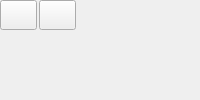
         <widget class="QWidget" name="tab_2">
          <attribute name="title">
           <string>显示数据</string>
          </attribute>
          <layout class="QVBoxLayout" name="verticalLayout_5">
           <property name="spacing">
            <number>0</number>
           </property>
           <property name="leftMargin">
            <number>0</number>
           </property>
           <property name="topMargin">
            <number>0</number>
           </property>
           <property name="rightMargin">
            <number>0</number>
           </property>
           <property name="bottomMargin">
            <number>0</number>
           </property>
           <item>
            <widget class="QWidget" name="widget_show" native="true">
             <layout class="QVBoxLayout" name="verticalLayout_9">
              <property name="spacing">
               <number>2</number>
              </property>
              <property name="leftMargin">
               <number>0</number>
              </property>
              <property name="topMargin">
               <number>0</number>
              </property>
              <property name="rightMargin">
               <number>0</number>
              </property>
              <property name="bottomMargin">
               <number>0</number>
              </property>
              <item>
               <widget class="QWidget" name="gImage" native="true">
                <property name="minimumSize">
                 <size>
                  <width>0</width>
                  <height>30</height>
                 </size>
                </property>
                <property name="maximumSize">
                 <size>
                  <width>16777215</width>
                  <height>30</height>
                 </size>
                </property>
                <property name="font">
                 <font>
                  <family>微软雅黑</family>
                  <pointsize>9</pointsize>
                 </font>
                </property>
                <layout class="QHBoxLayout" name="horizontalLayout_9" stretch="0,0,1">
                 <property name="spacing">
                  <number>2</number>
                 </property>
                 <property name="leftMargin">
                  <number>0</number>
                 </property>
                 <property name="topMargin">
                  <number>0</number>
                 </property>
                 <property name="rightMargin">
                  <number>0</number>
                 </property>
                 <property name="bottomMargin">
                  <number>0</number>
                 </property>
                 <item>
                  <widget class="QPushButton" name="btnADD_2">
                   <property name="minimumSize">
                    <size>
                     <width>30</width>
                     <height>30</height>
                    </size>
                   </property>
                   <property name="contextMenuPolicy">
                    <enum>Qt::CustomContextMenu</enum>
                   </property>
                   <property name="icon">
                    <iconset resource="../../../QApplication/saribbonresouce.qrc">
                     <normaloff>:/skin/icon/icon/icons/light/appbar.add.png</normaloff>:/skin/icon/icon/icons/light/appbar.add.png</iconset>
                   </property>
                  </widget>
                 </item>
                 <item>
                  <widget class="QPushButton" name="btnDelete_2">
                   <property name="sizePolicy">
                    <sizepolicy hsizetype="Expanding" vsizetype="Expanding">
                     <horstretch>0</horstretch>
                     <verstretch>0</verstretch>
                    </sizepolicy>
                   </property>
                   <property name="minimumSize">
                    <size>
                     <width>30</width>
                     <height>30</height>
                    </size>
                   </property>
                   <property name="icon">
                    <iconset resource="../../../QApplication/saribbonresouce.qrc">
                     <normaloff>:/skin/icon/icon/icons/light/delete.png</normaloff>:/skin/icon/icon/icons/light/delete.png</iconset>
                   </property>
                  </widget>
                 </item>
                 <item>
                  <spacer name="horizontalSpacer_6">
                   <property name="orientation">
                    <enum>Qt::Horizontal</enum>
                   </property>
                   <property name="sizeHint" stdset="0">
                    <size>
                     <width>40</width>
                     <height>20</height>
                    </size>
                   </property>
                  </spacer>
                 </item>
                </layout>
               </widget>
              </item>
              <item>
               <widget class="QWidget" name="widget_Result" native="true">
                <layout class="QGridLayout" name="ResultLayout">
                 <property name="leftMargin">
                  <number>0</number>
                 </property>
                 <property name="topMargin">
                  <number>0</number>
                 </property>
                 <property name="rightMargin">
                  <number>0</number>
                 </property>
                 <property name="bottomMargin">
                  <number>0</number>
                 </property>
                 <property name="spacing">
                  <number>0</number>
                 </property>
                </layout>
               </widget>
              </item>
             </layout>
            </widget>
           </item>
          </layout>
         </widget>
